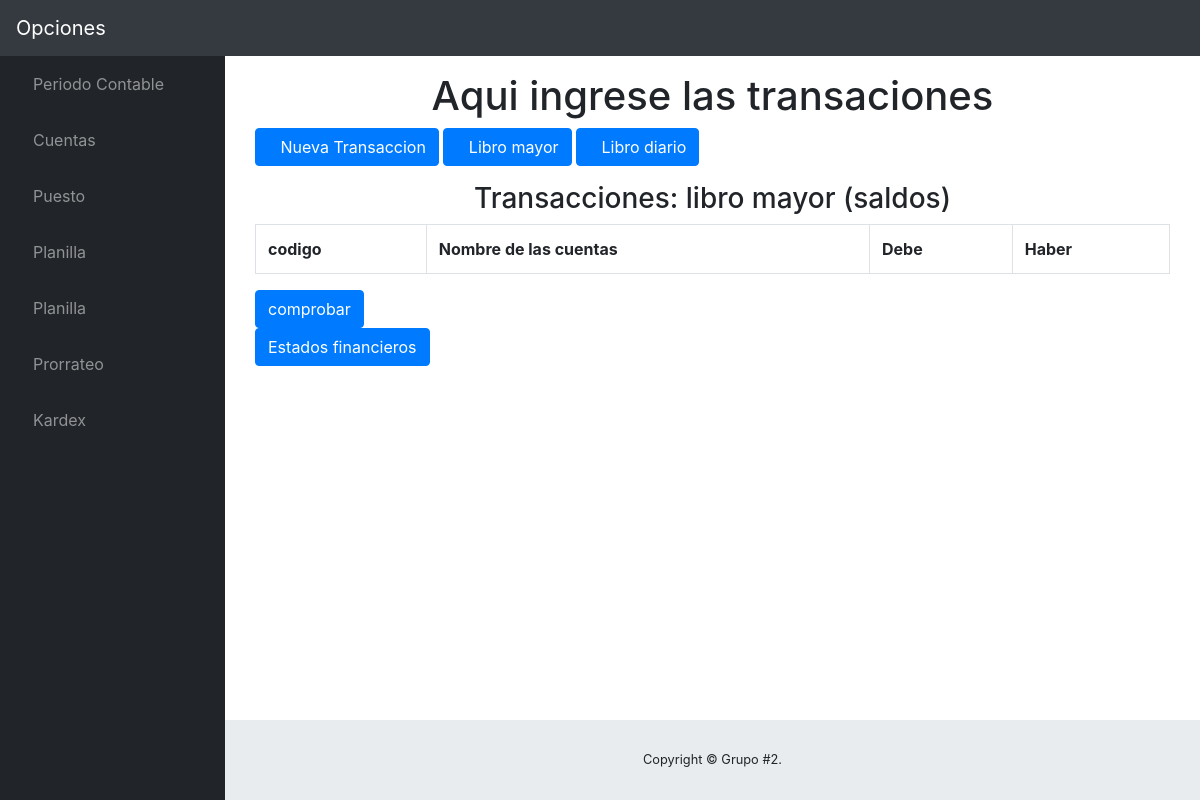
The app's page /4/reg_transaccion/, older data.
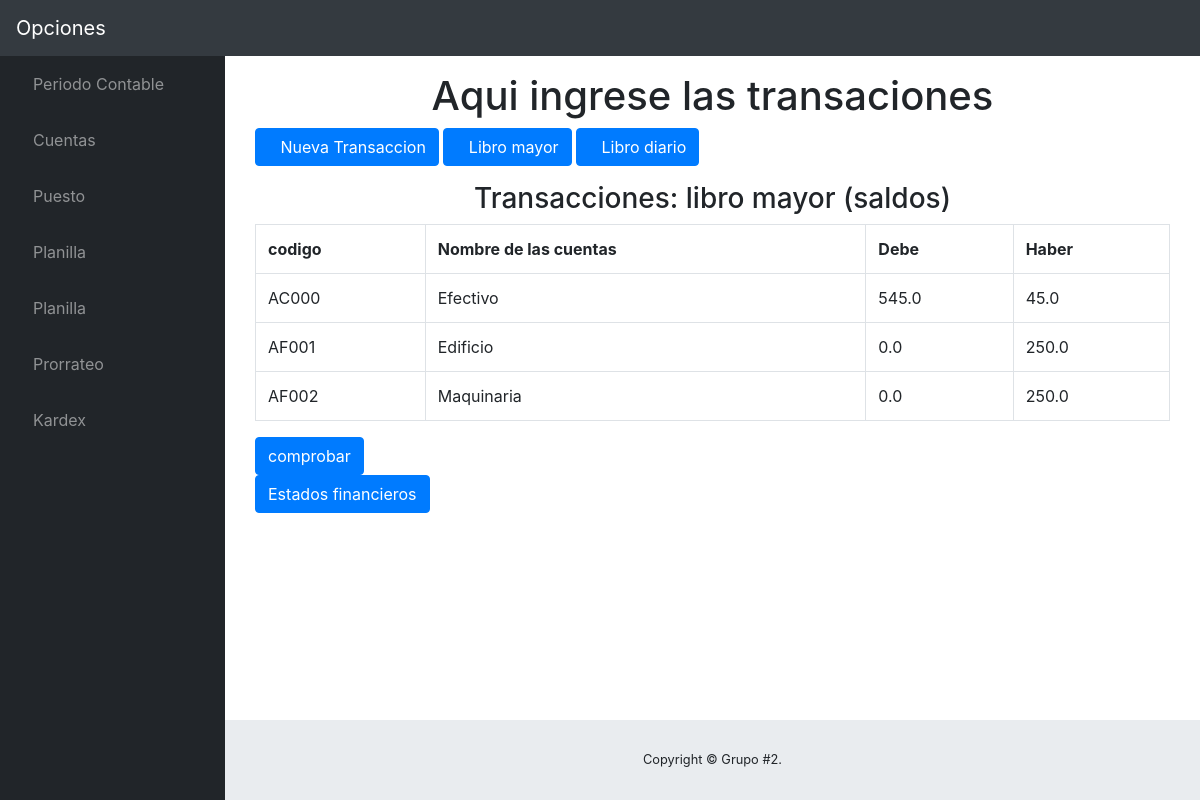
The same page, newer data.
### contable/models.py (models this page shows, shortened)
class LibroMayor(models.Model):
	cuenta = models.CharField(max_length=100)
	codCuenta=models.CharField(max_length=10)
	saldoDeudor = models.FloatField()
	saldoAcreedor = models.FloatField()
	estado = models.BooleanField(default=True)
	periodo = models.ForeignKey(PeriodoContable, on_delete=models.CASCADE)
	saldo =models.FloatField(default=0.00)
	class Meta:
		verbose_name='LibroMayor'
		verbose_name_plural='LibroMayor'

### contable/views.py (the view)
# urls.py: url(r'^(?P<periodo_id>[0-9]+)/reg_transaccion/$',reg_transaccion, name='reg_transaccion'),#Registro de transacciones
def reg_transaccion(request, periodo_id):
	template=loader.get_template('Main/reg_transaccion.html')
	periodo = get_object_or_404(PeriodoContable,pk=periodo_id)
	cuentas = Cuenta.objects.exclude(codigo_cuenta__contains='ACO') #Excluimos las ordenes de fabricacion
	LibroMayor1= periodo.libromayor_set.all()
	text =''
	if request.method =='POST':
		action = request.POST.get('action')
		check=request.POST.get('check')
		if action == 'insert':
			cuenta = get_object_or_404(Cuenta,pk= request.POST.get('cuenta'))
			try:
				libro = LibroMayor1.get(cuenta=cuenta.nom_cuenta)
				monto = request.POST.get('monto')
				concepto = request.POST.get('concepto')
				IVA=request.POST.get('IVA')
				diario =Diario()
				diario.mayor= libro
				diario.codCuenta = cuenta.codigo_cuenta
				diario.descripcion=request.POST.get('descripcion')
				diario.fecha=date.today()
				diario.concepto=concepto
				if concepto =='cargar':
					diario.debe=float(monto)
					diario.haber=0
					diario.save()
					libro.saldoDeudor = libro.saldoDeudor+float(monto)
					libro.save()
					if check:
						libro.saldoDeudor=(float(monto)*0.13)+libro.saldoDeudor
						libro.save()
				else :
					diario.haber=float(monto)
					diario.debe=0
					diario.save()
					libro.saldoAcreedor =libro.saldoAcreedor+float(monto)
					libro.save()
					if check:
						libro.saldoAcreedor=(float(monto)*0.13)+libro.saldoAcreedor
						libro.save()
			except (KeyError, LibroMayor.DoesNotExist):
				libro1 = LibroMayor()
				monto = request.POST.get('monto')
				concepto = request.POST.get('concepto')
				IVA=request.POST.get('IVA')
				libro1.periodo=periodo
				libro1.cuenta=cuenta.nom_cuenta
				libro1.codCuenta=cuenta.codigo_cuenta
				libro1.saldoDeudor=0
				libro1.saldoAcreedor=0
				libro1.estado=True
				libro1.save()
				diario =Diario()
				diario.mayor= libro1
				diario.codCuenta = cuenta.codigo_cuenta
				diario.descripcion=request.POST.get('descripcion')
				diario.fecha=date.today()
				diario.concepto=concepto
				if concepto =='cargar':
					diario.debe=monto
					diario.haber=0
					libro1.saldoDeudor =libro1.saldoDeudor + float(monto)
					libro1.save()
					if check:
						libro1.saldoDeudor=(float(monto)*0.13)+libro1.saldoDeudor
						libro1.save()
				else :
					diario.haber=monto
					diario.debe=0
					libro1.saldoAcreedor = libro1.saldoAcreedor +float(monto)
					libro1.save()
					if check:
						libro1.saldoAcreedor=(float(monto)*0.13)+libro1.saldoAcreedor
						libro1.save()
				diario.save()
		elif action =='comprobar':
			salDebe=0
			salHaber=0
			for p in periodo.libromayor_set.all():
				salDebe += p.saldoDeudor
				salHaber += p.saldoAcreedor
			if salHaber == salDebe :
				text='comprobado saldo deudor igual al acreedor, no se si estara bien pero esa honda te cuadra XD'
			elif salDebe > salHaber :
				text ='saldo deudor mayor al acreedor, esto no cuadra'
			elif salDebe <salHaber :
				text='saldo deudor menor al saldo acreedor, esto tampoco cuadra'
		elif action=='ajuste' :
			pass
		elif action =='estados':
			pass
	lib = periodo.libromayor_set.all()
	libros = LibroMayor.objects.all()
	return HttpResponse(template.render({'periodo':periodo, 'cuentas':cuentas, 'lib':lib,'libros':libros,'text':text}, request))

### contable/templates/Main/reg_transaccion.html (shortened to what this page needs)
{% extends "Base/base.html" %}
{% block Contenido %}
<section class="container">
<h1 class="text-center">Aqui ingrese las transaciones</h1>
	{% if periodo.activo %}
	<p>
		<a href="" class="btn btn-primary" data-toggle="modal" data-target="#newTransaccion"><i class="fas fa-plus"></i>Nueva Transaccion</a>
		<button class="btn btn-primary" onclick="mostrar('LM')"><i class="fas fa-address-card"></i>Libro mayor</button>
		<button class="btn btn-primary" onclick="mostrar('LD')"><i class="fas fa-address-card"></i>Libro diario</button>
	</p>
	{% endif %}
	<div id="LM">
		<table class="table table-bordered table-hover">
			<thead><h3 class="text-center">Transacciones: libro mayor (saldos)</h3> </thead>
			<tr>
				<th>codigo</th>
				<th>Nombre de las cuentas</th>
				<th>Debe</th>
				<th>Haber</th>
			</tr>
			{% for libro in periodo.libromayor_set.all %}
			<tr>
				<td> {{libro.codCuenta}} </td>
				<td> {{libro.cuenta}} </td>
				<td> {{libro.saldoDeudor}} </td>
				<td> {{libro.saldoAcreedor}} </td>
			</tr>
			{% endfor %}
		</table>
	</div>
	<form method="POST" action="">
		<input type="submit" name="" value="comprobar" class="btn btn-primary dropdown-toggle">
	</form>
	<a href="{% url 'contable:estados' periodo.id %}" class="btn btn-primary">Estados financieros</a>
</section>
{% endblock Contenido %}

### contable/templates/Base/base.html (shortened to what this page needs)
{% load staticfiles %}
<!DOCTYPE html>
<html lang="en">
<head>
    <link href="{% static 'vendor/bootstrap/css/bootstrap.min.css' %}" rel="stylesheet">
    <link href="{% static 'vendor/fontawesome-free/css/all.min.css' %}" rel="stylesheet" type="text/css">
    <link href="{% static 'vendor/datatables/dataTables.bootstrap4.css' %}" rel="stylesheet">
    <link href="{% static 'vendor/select2/dist/css/select2.min.css' %}" rel="stylesheet" />
    <link href="{% static 'css/sb-admin.css' %}" rel="stylesheet">
</head>
<body id="page-top">
    <nav class="navbar navbar-expand navbar-dark bg-dark static-top">
        <a class="navbar-brand mr-1" href="index.html">Opciones</a>
        <button class="btn btn-link btn-sm text-white order-1 order-sm-0" id="sidebarToggle" href="#">
            <i class="fas fa-bars"></i>
        </button>
        <ul class="nav navbar-nav ml-auto">
            <li class="nav-item dropdown no-arrow">
                <a class="nav-link dropdown-toggle" href="#" id="userDropdown" role="button" data-toggle="dropdown" aria-haspopup="true" aria-expanded="false">
            <i class="fas fa-user-circle fa-fw"></i>
          </a>
            </li>
        </ul>
    </nav>
    <div id="wrapper">
        <ul class="sidebar navbar-nav">
        	<li class="nav-item">
                <a class="nav-link" href="/nuevoPeriodo">
            <i class="fas fa-calendar-alt"></i>
            <span>Periodo Contable</span></a>
            </li>
            <li class="nav-item">
                <a class="nav-link" href="/ingresarCuenta">
            <i class="fas fa-sort-numeric-up"></i>
            <span>Cuentas</span></a>
            </li>
            <li class="nav-item dropdown">
                <a class="nav-link dropdown-toggle" href="#" id="pagesDropdown" role="button" data-toggle="dropdown" aria-haspopup="true" aria-expanded="false">
            <i class="fas fa-user-md"></i>
            <span>Puesto</span>
          </a>
            </li>
            <li class="nav-item dropdown">
                <a class="nav-link dropdown-toggle" href="#" id="pagesDropdown" role="button" data-toggle="dropdown" aria-haspopup="true" aria-expanded="false">
            <i class="fas fa-money-check-alt"></i>
            <span>Planilla</span>
          </a>
            </li>
            <li class="nav-item">
                <a class="nav-link" href="/planilla">
            <i class="fas fa-book-open"></i>
            <span>Planilla</span></a>
            </li>
            <li class="nav-item">
                <a class="nav-link" href="/prorrateo">
            <i class="fas fa-book"></i>
            <span>Prorrateo</span></a>
            </li>
            <li class="nav-item">
                <a class="nav-link" href="/kardex">
            <i class="fab fa-kickstarter-k"></i>
            <span>Kardex</span></a>
            </li>
        </ul>
        <div id="content-wrapper">
            <div class="container">
                {% block Contenido %}
                {% endblock Contenido %}
            </div>
            <footer class="sticky-footer">
                <div class="container my-auto">
                    <div class="copyright text-center my-auto">
                        <span>Copyright © Grupo #2.</span>
                    </div>
                </div>
            </footer>
        </div>
    </div>
</body>
</html>

### contable/static/css/sb-admin.css (style rules this page uses)
html { position: relative; min-height: 100%; }
body { height: 100%; }
#wrapper { display: -webkit-box; display: -ms-flexbox; display: flex; }
#wrapper #content-wrapper { overflow-x: hidden; width: 100%; padding-top: 1rem; padding-bottom: 80px; }
.navbar-nav .nav-item.dropdown .dropdown-toggle::after { width: 1rem; text-align: center; float: right; vertical-align: 0; border: 0; font-weight: 900; content: '\f105'; font-family: 'Font Awesome 5 Free'; }
.navbar-nav .nav-item.dropdown.no-arrow .dropdown-toggle::after { display: none; }
.sidebar { width: 90px !important; background-color: #212529; min-height: calc(100vh - 56px); }
.sidebar .nav-item:last-child { margin-bottom: 1rem; }
.sidebar .nav-item .nav-link { text-align: center; padding: 0.75rem 1rem; width: 90px; }
.sidebar .nav-item .nav-link span { font-size: 0.65rem; display: block; }
.sidebar .nav-item.dropdown .dropdown-toggle::after { display: none; }
.sidebar .nav-item .nav-link { color: rgba(255, 255, 255, 0.5); }
@media (min-width: 768px) { .sidebar { width: 225px !important; } }
@media (min-width: 768px) { .sidebar .nav-item .nav-link { display: block; width: 100%; text-align: left; padding: 1rem; width: 225px; } }
@media (min-width: 768px) { .sidebar .nav-item .nav-link span { font-size: 1rem; display: inline; } }
@media (min-width: 768px) { .sidebar .nav-item.dropdown .dropdown-toggle::after { display: block; } }
:root { --input-padding-x: 0.75rem; --input-padding-y: 0.75rem; }
footer.sticky-footer { display: -webkit-box; display: -ms-flexbox; display: flex; position: absolute; right: 0; bottom: 0; width: calc(100% - 90px); height: 80px; background-color: #e9ecef; }
footer.sticky-footer .copyright { line-height: 1; font-size: 0.8rem; }
@media (min-width: 768px) { footer.sticky-footer { width: calc(100% - 225px); } }

Row changes from the older to the newer data that the page shows:
added LibroMayor: codCuenta "AC000", cuenta "Efectivo", saldoDeudor "545.0", saldoAcreedor "45.0"
added LibroMayor: codCuenta "AF001", cuenta "Edificio", saldoDeudor "0.0", saldoAcreedor "250.0"
added LibroMayor: codCuenta "AF002", cuenta "Maquinaria", saldoDeudor "0.0", saldoAcreedor "250.0"
